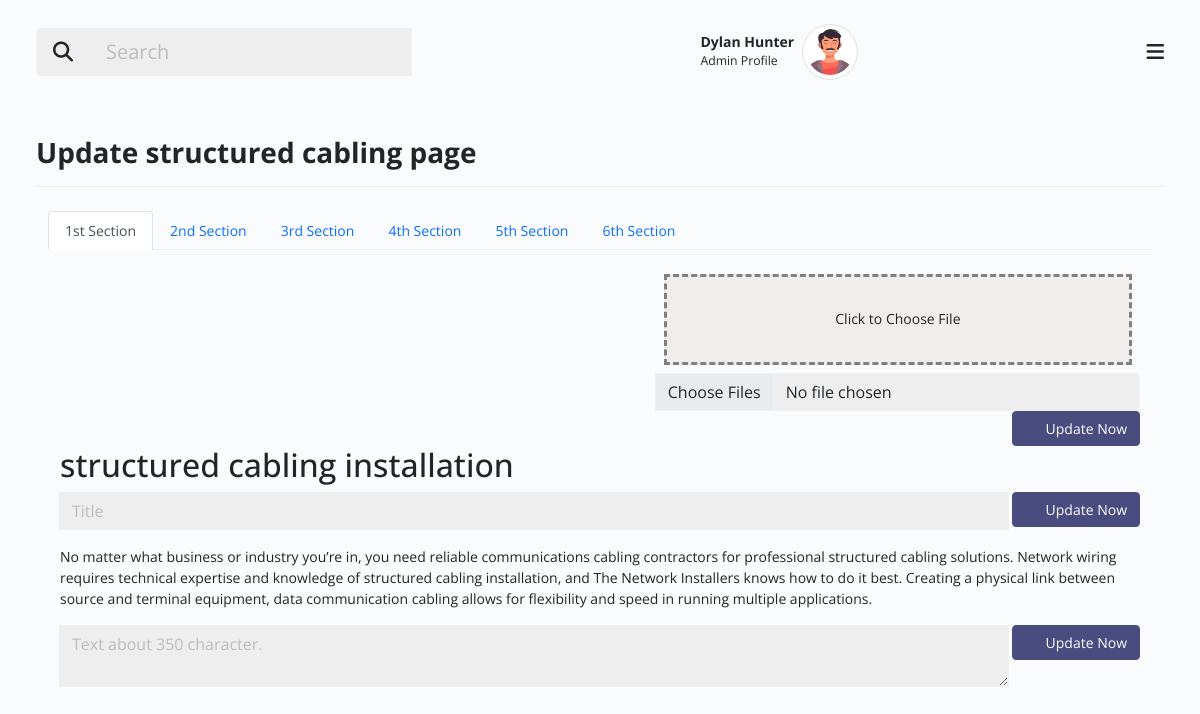
Page /admin/structured_cabling_page_settings.php (signed in) on the committed database.
### tables this page shows
CREATE TABLE `_users` (
  `id` int(11) NOT NULL,
  `first_name` varchar(25) NOT NULL,
  `last_name` varchar(25) NOT NULL,
  `email` varchar(50) NOT NULL,
  `password` varchar(25) NOT NULL,
  `date` datetime NOT NULL
);

CREATE TABLE `_page3` (
  `pageid` int(11) NOT NULL,
  `content1` text NOT NULL,
  `content2` text NOT NULL,
  `content3` text NOT NULL,
  `content4` text NOT NULL,
  `content5` text NOT NULL,
  `content6` text NOT NULL,
  `content7` text NOT NULL,
  `content8` text NOT NULL,
  `content9` text NOT NULL,
  `content10` text NOT NULL,
  `content11` text NOT NULL,
  `content12` text NOT NULL,
  `content13` text NOT NULL,
  `content14` text NOT NULL,
  `content15` text NOT NULL,
  `content16` text NOT NULL,
  `content17` text NOT NULL,
  `modified_count` int(11) NOT NULL,
  `modified_date` datetime NOT NULL,
  `created` datetime NOT NULL
);

### admin/structured_cabling_page_settings.php (the view, shortened to what this page needs)
<?php
$formactionurl = "structured_cabling_page_server.php";
?>
<?php
    require('_dbconnection.php');
    $sql_page = "SELECT * FROM _page3 WHERE pageid='3'";
    $result_page = mysqli_query($conn, $sql_page);
    $row_page = mysqli_fetch_assoc($result_page);
    ?>
<?php
require_once('_header.php');
require_once('_sidebar.php');
require_once('_bodyheader.php');
?>
<div class="body d-flex py-lg-3 py-md-2">
    <div class="container-xxl">
        <div class="row clearfix">
            <div class="col-md-12">
                <div class="card border-0 mb-4 no-bg">
                    <div class="card-header py-3 px-0 d-flex align-items-center  justify-content-between border-bottom">
                        <h3 class=" fw-bold flex-fill mb-0">Update structured cabling  page</h3>
                    </div>
                </div>
            </div>
        </div>
        <div class="container">
            <div class="profile-head">
                <ul class="nav nav-tabs" id="myTab" role="tablist">
                    <li class="nav-item">
                        <a class="nav-link active" id="home-tab" data-toggle="tab" href="#tab1" role="tab"
                            aria-controls="home" aria-selected="true">1st Section</a>
                    </li>
                    <li class="nav-item">
                        <a class="nav-link" id="profile-tab" data-toggle="tab" href="#tab2" role="tab"
                            aria-controls="profile" aria-selected="false">2nd Section</a>
                    </li>
                    <li class="nav-item">
                        <a class="nav-link" id="profile-tab" data-toggle="tab" href="#tab3" role="tab"
                            aria-controls="profile" aria-selected="false">3rd Section</a>
                    </li>
                    <li class="nav-item">
                        <a class="nav-link" id="profile-tab" data-toggle="tab" href="#tab4" role="tab"
                            aria-controls="profile" aria-selected="false">4th Section</a>
                    </li>
                    <li class="nav-item">
                        <a class="nav-link" id="profile-tab" data-toggle="tab" href="#tab5" role="tab"
                            aria-controls="profile" aria-selected="false">5th Section</a>
                    </li>
                    <li class="nav-item">
                        <a class="nav-link" id="profile-tab" data-toggle="tab" href="#tab6" role="tab"
                            aria-controls="profile" aria-selected="false">6th Section</a>
                    </li>
                </ul>
            </div>
        </div>
        <div class="container">
            <div class="tab-content profile-tab" id="myTabContent">
                <div class="tab-pane fade show active" id="tab1" role="tabpanel" aria-labelledby="home-tab">
                    <div class="container mt-3">
                        <div class="section-title fl-wrap">
                        <div class="fl-wrap d-flex justify-content-between">
                            <div class="w-30">
                            </div>
                            <div class="w-70">
                                <form action="<?php echo $formactionurl; ?>" method="POST" enctype="multipart/form-data">
                                    <div class="input-group">
                                        <label id="file-input-label" for="image-input-file1">Click to Choose File</label>
                                        <input type="file" class="form-control" name="img[content1]" id="image-input-file1" multiple>
                                    </div>
                                    <div class="d-flex flex-wrap align-items-center ct-btn-set">
                                        <button type="submit" class="btn btn-dark ms-auto "><i
                                                class="icofont-plus-circle me-2 fs-6"></i>Update Now</button>
                                    </div>
                                </form>
                            </div>
                        </div>
                            <h2><?php echo $row_page['content2']; ?></h2>
                            <form action="<?php echo $formactionurl; ?>" method="POST">
                                <div class="input-group mb-3">
                                    <input name="text[content2]" type="text" class="form-control" placeholder="Title"
                                        aria-label="Recipient's username" aria-describedby="basic-addon2">
                                    <div class="input-group-append">
                                        <div class="d-flex flex-wrap align-items-center ct-btn-set">
                                            <button type="submit" class="btn btn-dark ms-1 "><i
                                                    class="icofont-plus-circle me-2 fs-6"></i>Update Now</button>
                                        </div>
                                    </div>
                                </div>
                            </form>
                            <p><?php echo $row_page['content3']; ?></p>
                            <form action="<?php echo $formactionurl; ?>" method="POST">
                                <div class="input-group">
                                    <textarea name="text[content3]" placeholder="Text about 350 character."
                                        style="white-space: pre-line" class="form-control"
                                        aria-label="With textarea"></textarea>
                                    <div class="input-group-prepend">
                                        <div class="d-flex flex-wrap align-items-center ct-btn-set">
                                            <button type="submit" class="btn btn-dark ms-1 "><i
                                                    class="icofont-plus-circle me-2 fs-6"></i>Update Now</button>
                                        </div>
                                    </div>
                                </div>
                            </form>
                        </div>
                    </div>
                </div>
            </div>
        </div>
    </div>
</div>
<?php
require_once('_footer.php');
?>

### admin/_bodyheader.php (shortened to what this page needs)
<div class="main px-lg-4 px-md-4">
    <div class="header">
        <nav class="navbar py-4">
            <div class="container-xxl">
                <?php
                        require('_dbconnection.php');
                        $sql = "SELECT * FROM _users";
                        $result = mysqli_query($conn, $sql);
                        $row = mysqli_fetch_assoc($result);
                        $user_fname =  "".$row['first_name']." ".$row['last_name']."";
                        ?>
                <div class="h-right d-flex align-items-center mr-5 mr-lg-0 order-1">
                    <div class="dropdown user-profile ml-2 ml-sm-3 d-flex align-items-center zindex-popover">
                        <div class="u-info me-2">
                            <p class="mb-0 text-end line-height-sm "><span class="font-weight-bold"><?php echo $user_fname; ?></span></p>
                            <small>Admin Profile</small>
                        </div>
                        <a class="nav-link dropdown-toggle pulse p-0" href="#" role="button" data-bs-toggle="dropdown" data-bs-display="static">
                            <img class="avatar lg rounded-circle img-thumbnail" src="assets/images/profile_av.png" alt="profile">
                        </a>
                    </div>
                </div>
                <button class="navbar-toggler p-0 border-0 menu-toggle order-3" type="button" data-bs-toggle="collapse" data-bs-target="#mainHeader">
                    <span class="fa fa-bars"></span>
                </button>
                <div class="order-0 col-lg-4 col-md-4 col-sm-12 col-12 mb-3 mb-md-0 ">
                    <div class="input-group flex-nowrap input-group-lg">
                        <button type="button" class="input-group-text" id="addon-wrapping"><i class="fa fa-search"></i></button>
                        <input type="search" class="form-control" placeholder="Search" aria-label="search" aria-describedby="addon-wrapping">
                    </div>
                </div>
            </div>
        </nav>
    </div>

### css/custom.css (style rules this page uses)
#file-input-label { text-align: center; width: 100%; display: block; height: 91px; margin: 0.5rem; border: dashed gray; background: #f2eded; line-height: 6; }

### rows in the picture
_users: user_fname "Dylan Hunter"
_page3: content2 "structured cabling installation", content3 "No matter what business or industry you’re in, you need reliable communications cabling contractors for professional structured cabling solutions. Network wiring requires technical expertise and knowledge of structured cabling installation, and The Network Installers knows how to do it best. Creating a physical link between source and terminal equipment, data communication cabling allows for flexibility and speed in running multiple applications."
